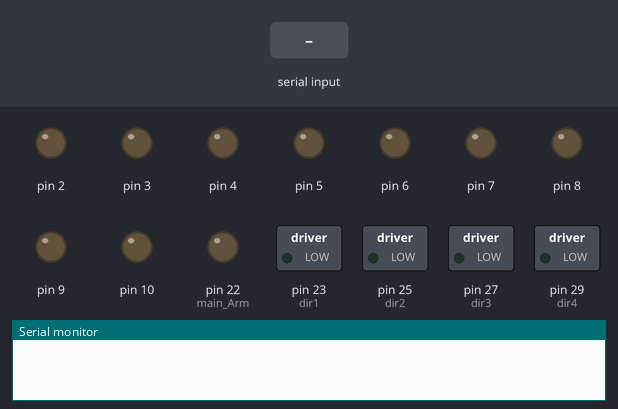
A sketch run on a simulated Arduino Mega 2560, built with avr-gcc and run on an emulated ATmega2560. Parts: switched loads named in the sketch (green lamp = pin HIGH), output pins drawn as LEDs (lit = HIGH), the last lines printed to the serial monitor. The test bench sets the inputs (shaded band).

Above: at 1.2 s.
1.3 s: "<p>" received over Serial
At 2.2 s:
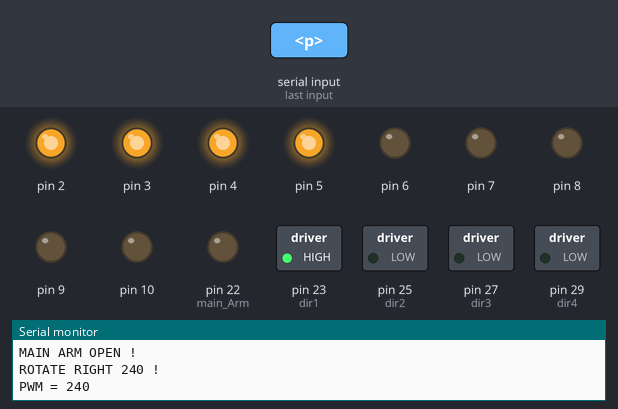
2.8 s: byte 104 ('h') received over Serial
At 3.3 s:
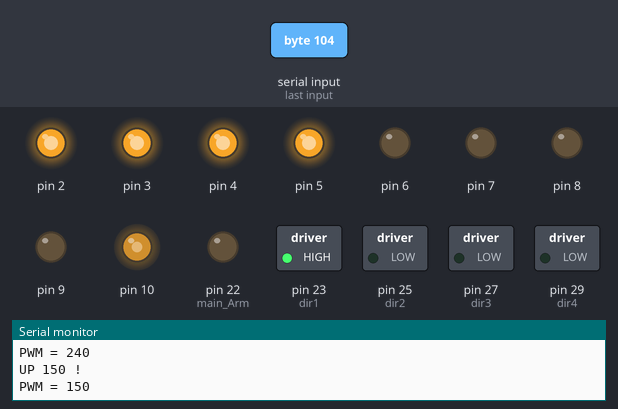
4.3 s: byte 109 ('m') received over Serial
At 5.5 s:
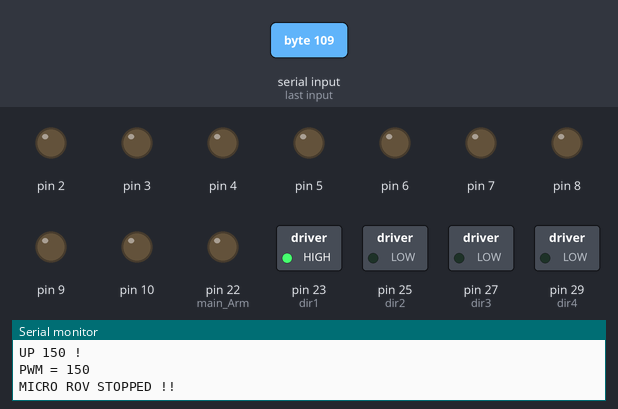
5.8 s: byte 101 ('e') received over Serial
At 6.8 s:
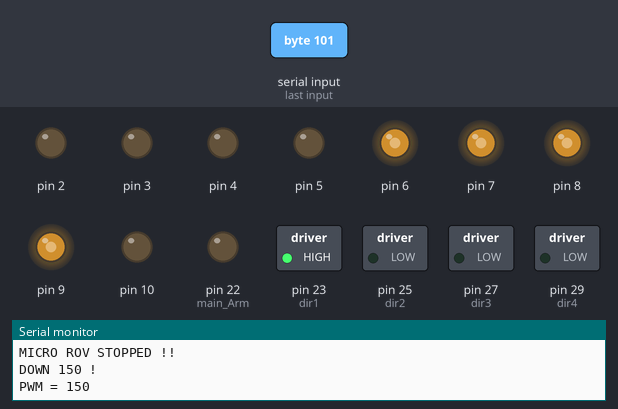
7.3 s: byte 119 ('w') received over Serial
At 7.9 s:
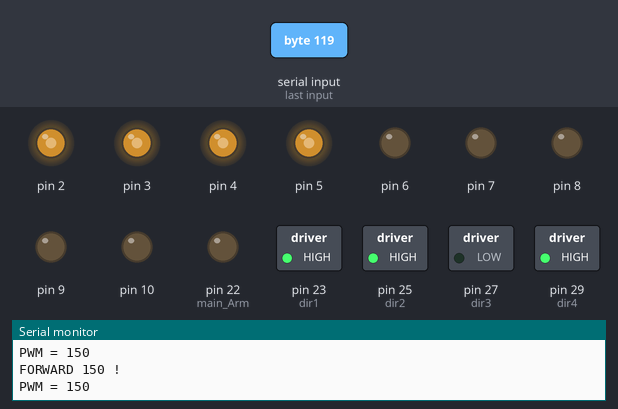
8.8 s: byte 115 ('s') received over Serial
At 10.2 s:
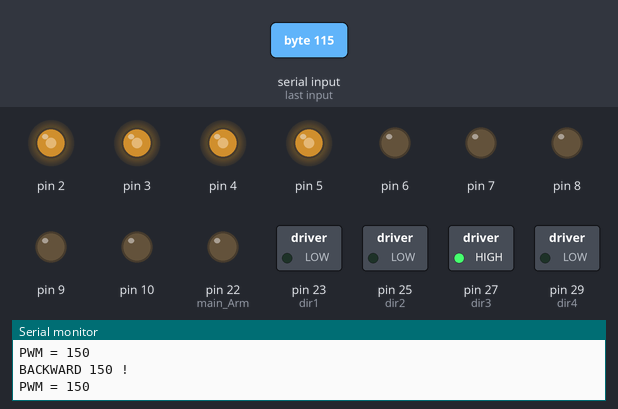
Timing chart, 0 to 11.3 s (numbered marks = the images above; inputs shaded):
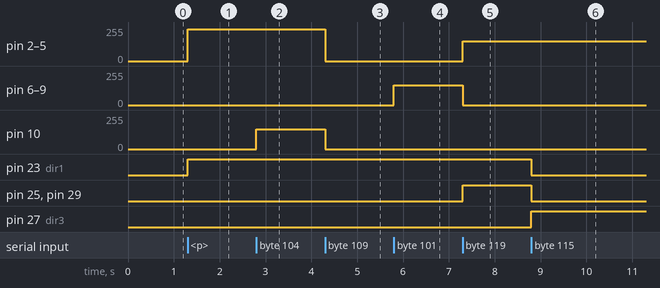

Measured:
- after the input at 1.3 s, pin 2–5: 0/255 → 240/255 at once; pin 23 (dir1): LOW → HIGH at once
- after the input at 2.8 s, pin 10: 0/255 → 150/255 at once
- after the input at 4.3 s, pin 2–5: 240/255 → 0/255 at once; pin 10: 150/255 → 0/255 at once
- after the input at 5.8 s, pin 6–9: 0/255 → 150/255 at once
- after the input at 7.3 s, pin 2–5: 0/255 → 150/255 at once; pin 6–9: 150/255 → 0/255 at once; pin 25 (dir2), pin 29 (dir4): LOW → HIGH at once
- after the input at 8.8 s, pin 23 (dir1), pin 25 (dir2), pin 29 (dir4): HIGH → LOW at once; pin 27 (dir3): LOW → HIGH at once

The sketch:

ROV_Motion_Final.ino
```cpp
///////////////Speed/////////////
byte Speed;
#define max_speed 255

///////////////Arm////////////////
int main_Arm = 22;
int micro_Arm = 24;
int temp = 26;

///////////////Motors/////////////
/*PWM pins >> Motor number+1*/
/*Direction pins >> 23 to 39 (skipping 31)*/
byte dir1=23; byte dir2=25; byte dir3=27; byte dir4=29;
byte dir5=33; byte dir6=35; byte dir7=37; byte dir8=39;
//////////////////Micro motor//////////////////
byte dir_micro=41;
///******* front motors ****  (motor1,motor2)
///******* back motors  ****  (motor3,motor4)
///******* base motors  ****  (motor5,motor6,motor7,motor8)

/////// Recieve data from PI/////
char lastCommand;

/*===========================================================================*/


void setup() {
/////////// Serial channel Setup//////////////////////
Serial.begin(9600);

///////////// Arm Setup //////////////////////////////
 pinMode(main_Arm,OUTPUT); digitalWrite(main_Arm,LOW);
 pinMode(micro_Arm,OUTPUT); digitalWrite(micro_Arm,LOW);
/////////// Motors Directions Setup /////////////////
/*MOTOR 1 INITIATE DIRECTION*/
pinMode(dir1,OUTPUT);  digitalWrite(dir1,LOW);
/* MOTOR 2 INITIATE DIRECTION*/
pinMode(dir2,OUTPUT);  digitalWrite(dir2,LOW);
/* MOTOR 3 INITIATE DIRECTION*/
pinMode(dir3,OUTPUT);  digitalWrite(dir3,LOW);
/* MOTOR 4 INITIATE DIRECTION*/
pinMode(dir4,OUTPUT);  digitalWrite(dir4,LOW);
/* MOTOR 5 INITIATE DIRECTION*/
pinMode(dir5,OUTPUT);  digitalWrite(dir5,LOW);
/* MOTOR 6 INITIATE DIRECTION*/
pinMode(dir6,OUTPUT);  digitalWrite(dir6,LOW);
/* MOTOR 7 INITIATE DIRECTION*/
pinMode(dir7,OUTPUT);  digitalWrite(dir7,LOW);
/* MOTOR 8 INITIATE DIRECTION*/
pinMode(dir8,OUTPUT);  digitalWrite(dir8,LOW);
///////////////////////////////////////////////////
pinMode(dir_micro,OUTPUT);  digitalWrite(dir_micro,LOW);
/////////// Motors PWM Setup /////////////////
/*PWM pins >> Motor number+1*/
for (int i=2;i<=10;i++){pinMode(i,OUTPUT); analogWrite(i,0);}
}

/*===========================================================================*/

void loop() {
  if(Serial.available()>0){
    char text = Serial.read();

/////////// ARM (OPEN,CLOSE) ORDERS /////////
/*ARM OPEN*/
    if (text == 'p'){digitalWrite(main_Arm,LOW);Serial.println("MAIN ARM OPEN !");}
/*MICRO ARM OPEN*/
    if (text == 'y'){digitalWrite(micro_Arm,LOW);Serial.println("MICRO ARM OPEN !");}

/*ARM CLOSE*/
    if (text == 'o'){ digitalWrite(main_Arm,HIGH); Serial.println("MAIN ARM CLOSE !");}
/*MICRO ARM CLOSE*/
    if (text == 'u'){ digitalWrite(micro_Arm,HIGH); Serial.println("MICRO ARM CLOSE !");}


/////////// MICRO ROV Motion /////////
/***********FORWARD****************/
if (text == 'h'){micro_speed(150); Speed=150;
    digitalWrite(dir_micro,LOW);
      Serial.println("UP 150 !");
      Serial.print("PWM = ");
      Serial.println(Speed);
      lastCommand='h';}

/***********BACKWARD****************/
if (text == 'g'){ micro_speed(150); Speed=150;
    digitalWrite(dir_micro,HIGH);
      Serial.println("UP 150 !");
      Serial.print("PWM = ");
      Serial.println(Speed);
      lastCommand='g';}
///////////////// MICRO ROV STOP//////////////////////////
if (text == 'm'){ STOP();
      analogWrite(10,0);
      Serial.println("MICRO ROV STOPPED !! ");
      lastCommand='g';}


/////////// Motors Motion /////////
/***********Upward****************/
    if (text == 'q'){ zSpeed(150); up(); Speed=150;
      Serial.println("UP 150 !");
      Serial.print("PWM = ");
      Serial.println(Speed);
      lastCommand='q';}

    else if (text == ';'){zSpeed(240); up(); Speed=240;
      Serial.println("UP 240 !");
      Serial.print("PWM = ");
      Serial.println(Speed);
      lastCommand=';';}

/***********Down****************/
    else if (text == 'e'){ zSpeed(150); down(); Speed=150;
      Serial.println("DOWN 150 !");
      Serial.print("PWM = ");
      Serial.println(Speed);
      lastCommand='e';}

    else if (text == '/'){zSpeed(240); down(); Speed=240;
      Serial.println("DOWN 240 !");
      Serial.print("PWM = ");
      Serial.println(Speed);
      lastCommand='/';}

/***********Forward****************/
    else if (text == 'w'){ xySpeed(150); forward(); Speed=150;
      Serial.println("FORWARD 150 !");
      Serial.print("PWM = ");
      Serial.println(Speed);
      lastCommand='w';}

    else if (text == 'b'){xySpeed(200); forward(); Speed=200;
      Serial.println("FORWARD 200 !");
      Serial.print("PWM = ");
      Serial.println(Speed);
      lastCommand='b';}

    else if (text == 'f'){xySpeed(240); forward(); Speed=240;
      Serial.println("FORWARD 240 !");
      Serial.print("PWM = ");
      Serial.println(Speed);
      lastCommand='f';}


/***********Backward****************/
    else if (text == 's'){ xySpeed(150); backward(); Speed=150;
      Serial.println("BACKWARD 150 !");
      Serial.print("PWM = ");
      Serial.println(Speed);
      lastCommand='s';}

    else if (text == ','){xySpeed(200); backward(); Speed=200;
      Serial.println("BACKWARD 200 !");
      Serial.print("PWM = ");
      Serial.println(Speed);
      lastCommand=',';}

    else if (text == '.'){xySpeed(240); backward(); Speed=240;
      Serial.println("BACKWARD 240 !");
      Serial.print("PWM = ");
      Serial.println(Speed);
      lastCommand='.';}

/***********Right****************/
    else if (text == 'd'){ xySpeed(150); right(); Speed=150;
      Serial.println("RIGHT 150 !");
      Serial.print("PWM = ");
      Serial.println(Speed);
      lastCommand='d';}

    else if (text == 'z'){xySpeed(200); right(); Speed=200;
      Serial.println("RIGHT 200 !");
      Serial.print("PWM = ");
      Serial.println(Speed);
      lastCommand='z';}

    else if (text == 'x'){xySpeed(240); right(); Speed=240;
      Serial.println("RIGHT 240 !");
      Serial.print("PWM = ");
      Serial.println(Speed);
      lastCommand='x';}

/***********Left****************/
    else if (text == 'a'){ xySpeed(150); left(); Speed=150;
      Serial.println("LEFT 150 !");
      Serial.print("PWM = ");
      Serial.println(Speed);
      lastCommand='a';}

    else if (text == 'c'){xySpeed(200); left(); Speed=200;
      Serial.println("LEFT 200 !");
      Serial.print("PWM = ");
      Serial.println(Speed);
      lastCommand='c';}

    else if (text == 'v'){xySpeed(240); left(); Speed=240;
      Serial.println("LEFT 240 !");
      Serial.print("PWM = ");
      Serial.println(Speed);
      lastCommand='v';}

/***********Rotate Left****************/
    else if (text == 'r'){ xySpeed(150); rotateLeft(); Speed=150;
      Serial.println("ROTATE LEFT 150 !");
      Serial.print("PWM = ");
      Serial.println(Speed);
      lastCommand='r';}

    else if (text == '<'){xySpeed(240); rotateLeft(); Speed=240;
      Serial.println("ROTATE LEFT 240 !");
      Serial.print("PWM = ");
      Serial.println(Speed);
      lastCommand='<';}

/***********Rotate Right****************/
    else if (text == 't'){ xySpeed(150); rotateRight(); Speed=150;
      Serial.println("ROTATE RIGHT 150 !");
      Serial.print("PWM = ");
      Serial.println(Speed);
      lastCommand='t';}

    else if (text == '>'){xySpeed(240); rotateRight(); Speed=240;
      Serial.println("ROTATE RIGHT 240 !");
      Serial.print("PWM = ");
      Serial.println(Speed);
      lastCommand='>';}

/***********STOP****************/
    if (text == 'l'){ STOP();
      Serial.println("ROV STOPPED !!");
      lastCommand='l';}
}}

/*===========================================================================*/

//////////////Speed Funtions////////////////
/* zSpeed >> up & down , xySpeed >> directional (left & right)*/
/*Takes PWM value as input*/
void zSpeed(int a)
{ if(a>=240){a=240;}
  for (int i=2;i<=5;i++){analogWrite(i,0);}
  for (int i=6;i<=9;i++){analogWrite(i,a);}
  }
void xySpeed(int b)
{ if(b>=240){b=240;}
  for (int i=6;i<=9;i++){analogWrite(i,0);}
  for (int i=2;i<=5;i++){analogWrite(i,b);}
  }
void micro_speed(int c)
{ if(c>=150){c=150;}
  analogWrite(10,c);
  }
void STOP(){
  for (int i=2;i<=10;i++){analogWrite(i,0);}}

//////////////Motors Directions////////////////
/*based on its connection with the driver & test*/
void m1(char x){
  if (x=='f'){digitalWrite(dir1,LOW);}
  else if (x=='b'){digitalWrite(dir1,HIGH);}
}
void m2(char x){
  if (x=='f'){digitalWrite(dir2,LOW);}
  else if (x=='b'){digitalWrite(dir2,HIGH);}
}
void m3(char x){
  if (x=='f'){digitalWrite(dir3,LOW);}
  else if (x=='b'){digitalWrite(dir3,HIGH);}
}
void m4(char x){
  if (x=='f'){digitalWrite(dir4,HIGH);}
  else if (x=='b'){digitalWrite(dir4,LOW);}
}
void m5(char x){
  if (x=='f'){digitalWrite(dir5,LOW);}
  else if (x=='b'){digitalWrite(dir5,HIGH);}
}
void m6(char x){
  if (x=='f'){digitalWrite(dir6,LOW);}
  else if (x=='b'){digitalWrite(dir6,HIGH);}
}
void m7(char x){
  if (x=='f'){digitalWrite(dir7,LOW);}
  else if (x=='b'){digitalWrite(dir7,HIGH);}
}
void m8(char x){
  if (x=='f'){digitalWrite(dir8,LOW);}
  else if (x=='b'){digitalWrite(dir8,HIGH);}
}
//////////////Direction Funtions////////////////
/*based on thrusters rotation with direction*/

void down(){m5('f');m6('f');m7('f');m8('f');}
void up(){m5('b');m6('b');m7('b');m8('b');}
void forward(){m1('b');m2('b');m3('f');m4('f');}
void backward(){m1('f');m2('f');m3('b');m4('b');}
void left(){m1('f');m2('b');m3('f');m4('b');}
void right(){m1('b');m2('f');m3('b');m4('f');}
void rotateRight(){m1('b');m2('f');m3('f');m4('b');}
void rotateLeft(){m1('f');m2('b');m3('b');m4('f');}
```
